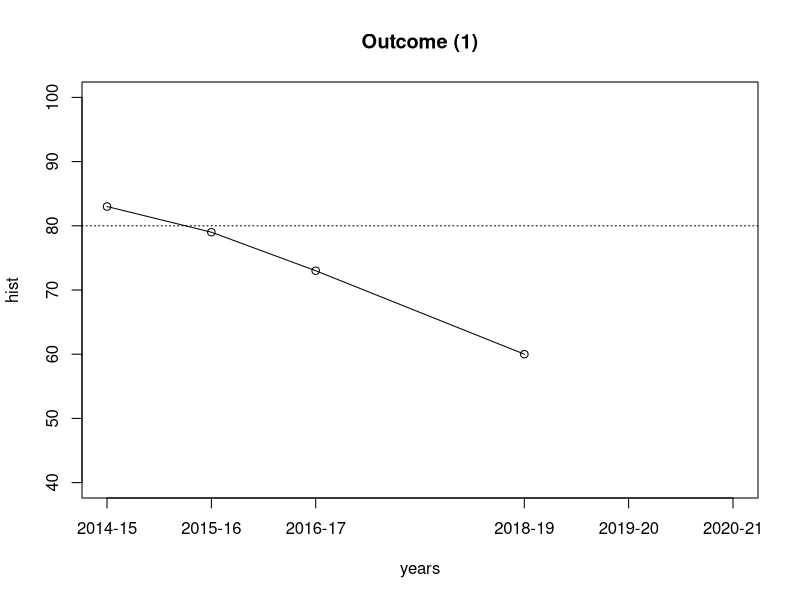
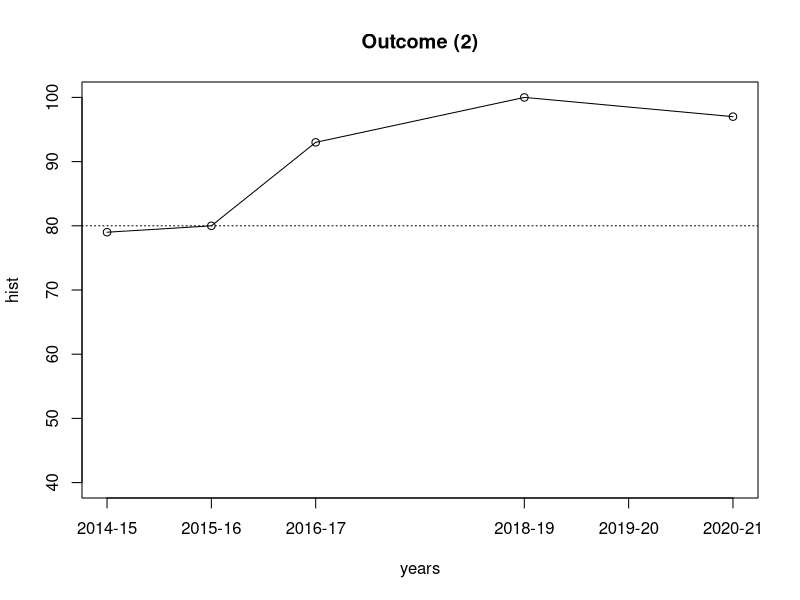
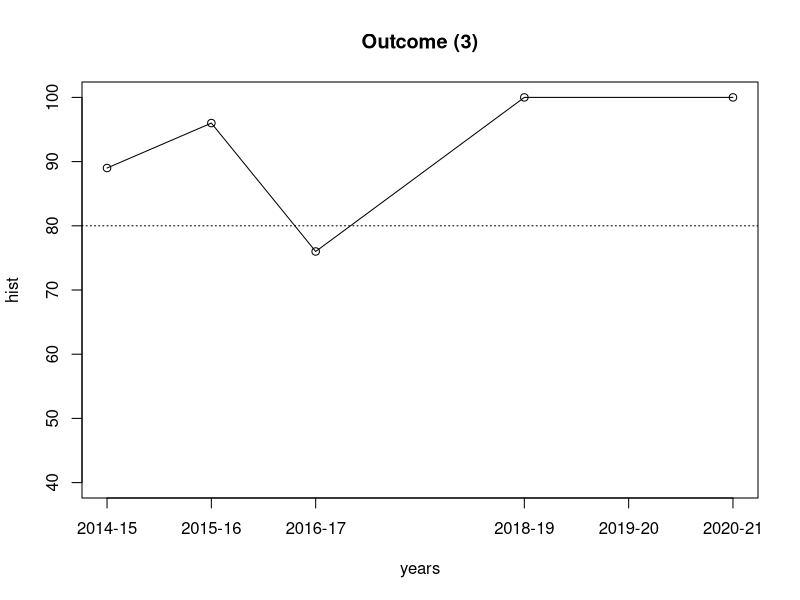
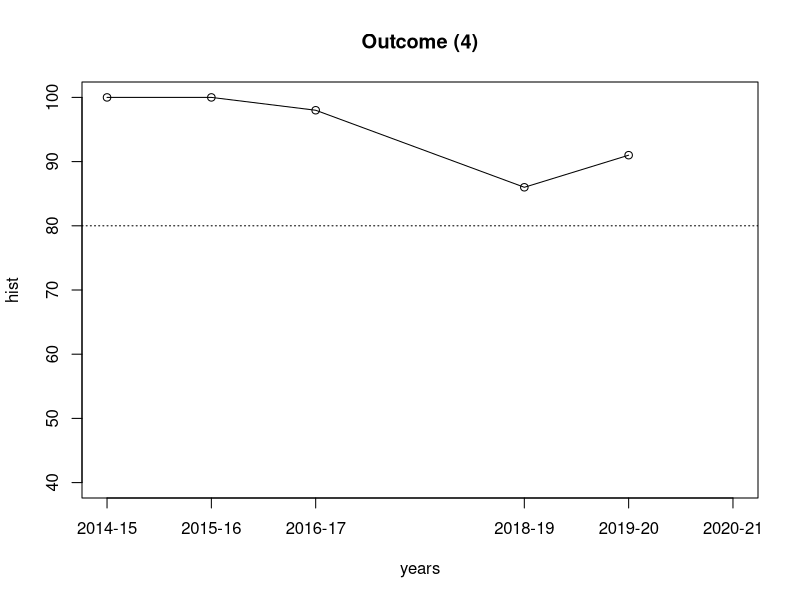
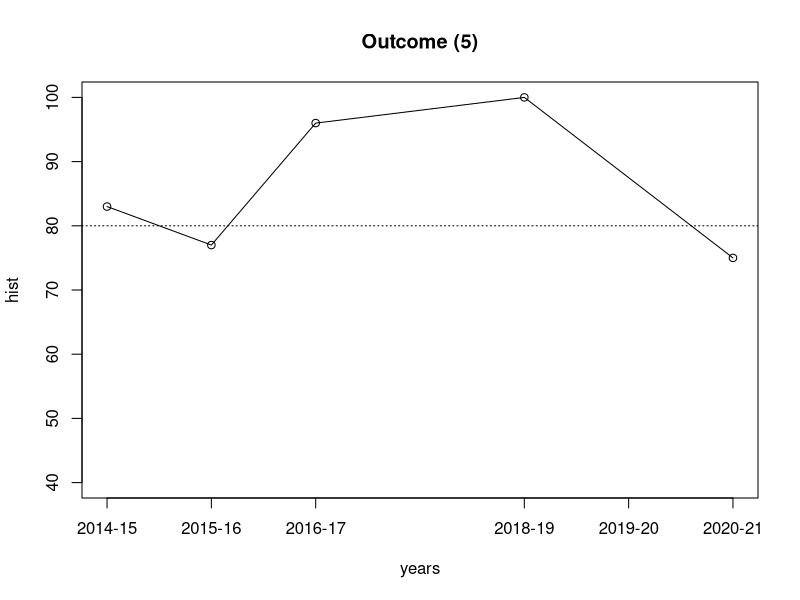
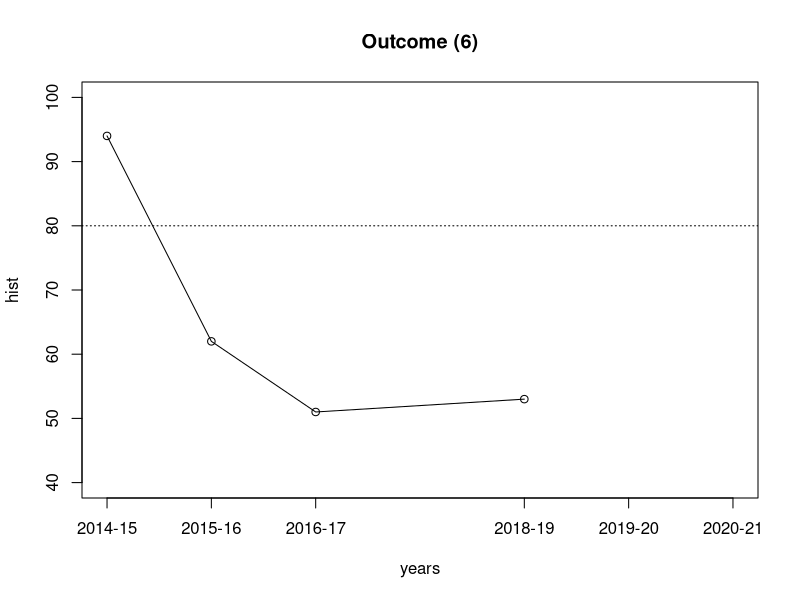

These charts were generated, in order, by the following R code:
## ---- chunk 1
num.excelled <- c(
    a1=0+0, a2=0, a3=0, a4=0, a5=0, a6=0,
    b1=0, b2=0+0,
    c1=25, c2=8, c3=0+22, c4=25, c5=16, 
    d1=22, d2=30, d3=18, d4=0, d5=0,
    e1=0, e2=0, e3=0, e4=0, e5=0,
    f1=0, f2=34, f3=34,
    g1=0, g2=0,
    h1=0, h2=0, h3=0,
    i1=0, i2=0, i3=0, i4=0,
    j1=0, j2=0, j3=0, j4=0, j5=0,
    k1=0, k2=0+0+0+0, k3=0, k4=0)
num.mastered <- c(
    a1=0+0, a2=0, a3=0, a4=0, a5=0, a6=0,
    b1=0, b2=0+0,
    c1=9, c2=21, c3=0+12, c4=9, c5=13, 
    d1=8, d2=4, d3=16, d4=30, d5=0,
    e1=0, e2=0, e3=0, e4=0, e5=0,
    f1=34, f2=0, f3=0,
    g1=0, g2=0,
    h1=0, h2=0, h3=0,
    i1=0, i2=0, i3=0, i4=0,
    j1=0, j2=0, j3=0, j4=0, j5=0,
    k1=0, k2=0+0+0+0, k3=0, k4=0)
num.partially.mastered <- c(
    a1=0+0, a2=0, a3=0, a4=0, a5=0, a6=0,
    b1=0, b2=0+0,
    c1=0, c2=0, c3=0+0, c4=0, c5=5, 
    d1=4, d2=0, d3=0, d4=4, d5=34,
    e1=0, e2=0, e3=0, e4=0, e5=0,
    f1=0, f2=0, f3=0,
    g1=0, g2=0,
    h1=0, h2=0, h3=0,
    i1=0, i2=0, i3=0, i4=0,
    j1=0, j2=0, j3=0, j4=0, j5=0,
    k1=0, k2=0+0+0+0, k3=0, k4=0)
num.below.expectations <- c(
    a1=0+0, a2=0, a3=0, a4=0, a5=0, a6=0,
    b1=0, b2=0+0,
    c1=0, c2=0, c3=0+0, c4=0, c5=0, 
    d1=0, d2=0, d3=0, d4=0, d5=0,
    e1=0, e2=0, e3=0, e4=0, e5=0,
    f1=0, f2=0, f3=0,
    g1=0, g2=0,
    h1=0, h2=0, h3=0,
    i1=0, i2=0, i3=0, i4=0,
    j1=0, j2=0, j3=0, j4=0, j5=0,
    k1=0, k2=0+0+0+0, k3=0, k4=0)

num.excelled['a'] <- sum(num.excelled[paste('a', 1:6, sep="")])
num.excelled['b'] <- sum(num.excelled[paste('b', 1:2, sep="")])
num.excelled['c'] <- sum(num.excelled[paste('c', 1:5, sep="")])
num.excelled['d'] <- sum(num.excelled[paste('d', 1:5, sep="")])
num.excelled['e'] <- sum(num.excelled[paste('e', 1:5, sep="")])
num.excelled['f'] <- sum(num.excelled[paste('f', 1:3, sep="")])
num.excelled['g'] <- sum(num.excelled[paste('g', 1:2, sep="")])
num.excelled['h'] <- sum(num.excelled[paste('h', 1:3, sep="")])
num.excelled['i'] <- sum(num.excelled[paste('i', 1:4, sep="")])
num.excelled['j'] <- sum(num.excelled[paste('j', 1:5, sep="")])
num.excelled['k'] <- sum(num.excelled[paste('k', 1:4, sep="")])

num.mastered['a'] <- sum(num.mastered[paste('a', 1:6, sep="")])
num.mastered['b'] <- sum(num.mastered[paste('b', 1:2, sep="")])
num.mastered['c'] <- sum(num.mastered[paste('c', 1:5, sep="")])
num.mastered['d'] <- sum(num.mastered[paste('d', 1:5, sep="")])
num.mastered['e'] <- sum(num.mastered[paste('e', 1:5, sep="")])
num.mastered['f'] <- sum(num.mastered[paste('f', 1:3, sep="")])
num.mastered['g'] <- sum(num.mastered[paste('g', 1:2, sep="")])
num.mastered['h'] <- sum(num.mastered[paste('h', 1:3, sep="")])
num.mastered['i'] <- sum(num.mastered[paste('i', 1:4, sep="")])
num.mastered['j'] <- sum(num.mastered[paste('j', 1:5, sep="")])
num.mastered['k'] <- sum(num.mastered[paste('k', 1:4, sep="")])

num.partially.mastered['a'] <- sum(num.partially.mastered[paste('a', 1:6, sep="")])
num.partially.mastered['b'] <- sum(num.partially.mastered[paste('b', 1:2, sep="")])
num.partially.mastered['c'] <- sum(num.partially.mastered[paste('c', 1:5, sep="")])
num.partially.mastered['d'] <- sum(num.partially.mastered[paste('d', 1:5, sep="")])
num.partially.mastered['e'] <- sum(num.partially.mastered[paste('e', 1:5, sep="")])
num.partially.mastered['f'] <- sum(num.partially.mastered[paste('f', 1:3, sep="")])
num.partially.mastered['g'] <- sum(num.partially.mastered[paste('g', 1:2, sep="")])
num.partially.mastered['h'] <- sum(num.partially.mastered[paste('h', 1:3, sep="")])
num.partially.mastered['i'] <- sum(num.partially.mastered[paste('i', 1:4, sep="")])
num.partially.mastered['j'] <- sum(num.partially.mastered[paste('j', 1:5, sep="")])
num.partially.mastered['k'] <- sum(num.partially.mastered[paste('k', 1:4, sep="")])

num.below.expectations['a'] <- sum(num.below.expectations[paste('a', 1:6, sep="")])
num.below.expectations['b'] <- sum(num.below.expectations[paste('b', 1:2, sep="")])
num.below.expectations['c'] <- sum(num.below.expectations[paste('c', 1:5, sep="")])
num.below.expectations['d'] <- sum(num.below.expectations[paste('d', 1:5, sep="")])
num.below.expectations['e'] <- sum(num.below.expectations[paste('e', 1:5, sep="")])
num.below.expectations['f'] <- sum(num.below.expectations[paste('f', 1:3, sep="")])
num.below.expectations['g'] <- sum(num.below.expectations[paste('g', 1:2, sep="")])
num.below.expectations['h'] <- sum(num.below.expectations[paste('h', 1:3, sep="")])
num.below.expectations['i'] <- sum(num.below.expectations[paste('i', 1:4, sep="")])
num.below.expectations['j'] <- sum(num.below.expectations[paste('j', 1:5, sep="")])
num.below.expectations['k'] <- sum(num.below.expectations[paste('k', 1:4, sep="")])

get.excelled <- function (key) {
    pct <- num.excelled[[key]] / (num.excelled[[key]] + num.mastered[[key]] + num.partially.mastered[[key]] + num.below.expectations[[key]])
    if (is.nan(pct)) {
      pct = NA
    }
    return (round(100*pct))
}
get.mastered <- function (key) {
    pct <- num.mastered[[key]] / (num.excelled[[key]] + num.mastered[[key]] + num.partially.mastered[[key]] + num.below.expectations[[key]])
    if (is.nan(pct)) {
      pct = NA
    }
    return (round(100*pct))
}
get.partially.mastered <- function (key) {
    pct <- num.partially.mastered[[key]] / (num.excelled[[key]] + num.mastered[[key]] + num.partially.mastered[[key]] + num.below.expectations[[key]])
    if (is.nan(pct)) {
      pct = NA
    }
    return (round(100*pct))
}
get.below.expectations <- function (key) {
    pct <- num.below.expectations[[key]] / (num.excelled[[key]] + num.mastered[[key]] + num.partially.mastered[[key]] + num.below.expectations[[key]])
    if (is.nan(pct)) {
      pct = NA
    }
    return (round(100*pct))
}
num.assessed <- function (key) {
    num <- round((num.excelled[[key]] + num.mastered[[key]] + num.partially.mastered[[key]] + num.below.expectations[[key]])/4)
    return (num)
}

history.excelled <- data.frame(
    a=c(62,  45,  61, NA, NA, get.excelled('a')),
    b=c(69,  46,  34, 29, NA, get.excelled('b')),
    c=c(71,  58,  31, 54, NA, get.excelled('c')),
    d=c(66,  53,  12, 71, NA, get.excelled('d')),
    e=c(20,  98,  92, 68, 49, get.excelled('e')),
    f=c(83,  67,  22, 47, NA, get.excelled('f')),
    g=c(20, 100,  NA, NA, NA, get.excelled('g')),
    h=c(20,  81,  NA, NA, NA, get.excelled('h')),
    i=c(67,  56,  70, NA, NA, get.excelled('i')),
    j=c(79,  36,  34, 31, NA, get.excelled('j')),
    k=c(49,  74,  NA, NA, NA, get.excelled('k')))
history.mastered <- data.frame(
    a=c(10, 35,  10, NA, NA, get.mastered('a')),
    b=c(14, 33,  39, 31, NA, get.mastered('b')),
    c=c( 8, 22,  62, 46, NA, get.mastered('c')),
    d=c(17, 24,  84, 29, NA, get.mastered('d')),
    e=c(80,  2,   6, 18, 42, get.mastered('e')),
    f=c( 6, 29,  54, 53, NA, get.mastered('f')),
    g=c(80,  0,  NA, NA, NA, get.mastered('g')),
    h=c(80, 10,  NA, NA, NA, get.mastered('h')),
    i=c(24, 26,  23, NA, NA, get.mastered('i')),
    j=c(15, 26,  17, 22, NA, get.mastered('j')),
    k=c(15,  8,  NA, NA, NA, get.mastered('k')))
history.partially.mastered <- data.frame(
    a=c(12,  9,  12, NA, NA, get.partially.mastered('a')),
    b=c(10, 15,   7, 31, NA, get.partially.mastered('b')),
    c=c(11,  9,   4,  0, NA, get.partially.mastered('c')),
    d=c( 7, 19,   3,  0, NA, get.partially.mastered('d')),
    e=c( 0,  0,   0, 12,  8, get.partially.mastered('e')),
    f=c(11,  4,  21,  0, NA, get.partially.mastered('f')),
    g=c( 0,  0,  NA, NA, NA, get.partially.mastered('g')),
    h=c( 0,  9,  NA, NA, NA, get.partially.mastered('h')),
    i=c( 3, 10,   2, NA, NA, get.partially.mastered('i')),
    j=c( 2, 17,  31, 28, NA, get.partially.mastered('j')),
    k=c(24,  2,  NA, NA, NA, get.partially.mastered('k')))
history.below.expectations <- data.frame(
    a=c(16, 11,  18, NA, NA, get.below.expectations('a')),
    b=c( 7,  6,  20,  9, NA, get.below.expectations('b')),
    c=c(10, 11,   3,  0, NA, get.below.expectations('c')),
    d=c(10,  4,   1,  1, NA, get.below.expectations('d')),
    e=c( 0,  0,   2,  0,  2, get.below.expectations('e')),
    f=c( 0,  0,   2,  0, NA, get.below.expectations('f')),
    g=c( 0,  0,  NA, NA, NA, get.below.expectations('g')),
    h=c( 0,  0,  NA, NA, NA, get.below.expectations('h')),
    i=c( 6,  7,   5, NA, NA, get.below.expectations('i')),
    j=c( 4, 21,  18, 19, NA, get.below.expectations('j')),
    k=c(12, 16,  NA, NA, NA, get.below.expectations('k')))

history.pass <- history.excelled + history.mastered
history.fail <- history.partially.mastered + history.below.expectations

penultimate.value <- function(df, colidx) {
  nr = nrow(df) - 1
  while (nr > 0) {
    if (!is.na(df[nr,colidx])) {
      return (df[nr,colidx])
    }
    nr <- nr - 1
  }
  return (NA)
}
## ---- chunk 2

years <- c(2015, 2016, 2017, 2019, 2020, 2021)
year_labels = c('2014-15', '2015-16', '2016-17', '2018-19', '2019-20', '2020-21')
outcome_map=c('b', 'c', 'f', 'e', 'd', 'j')
for (idx in c(1, 2, 3, 4, 5, 6)) {
  # png(paste("outcome-", idx, ".png", sep=""))
  outcome = outcome_map[idx]
  hist <- c(history.pass[1, outcome], history.pass[2, outcome], history.pass[3, outcome], history.pass[4, outcome], history.pass[5, outcome], history.pass[6, outcome])
  plot(years, hist, xaxt="n", ylim=c(40,100))
  abline(h=80, lty=3)
  lines(approx(years, hist, c(2015, 2016, 2017, 2019, 2020, 2021)))
  axis(side=1, at=years, labels=year_labels)
  title(paste('Outcome (',  idx, ')', sep=""))
  # dev.off()
}

